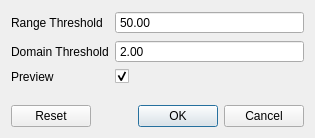
<?xml version="1.0" encoding="UTF-8"?>
<!--
 Copyright ©2017 Brian Curless.  All rights reserved.  Permission is hereby
 granted to students registered for University of Washington CSE 457 or CSE
 557 for use solely during Autumn Quarter 2017 for purposes of the course.
 No other use, copying, distribution, or modification is permitted without
 prior written consent. Copyrights for third-party components of this work
 must be honored.  Instructors interested in reusing these course materials
 should contact the author.
 -->
<ui version="4.0">
 <class>BilateralMeanDialog</class>
 <widget class="QDialog" name="BilateralMeanDialog">
  <property name="geometry">
   <rect>
    <x>0</x>
    <y>0</y>
    <width>315</width>
    <height>138</height>
   </rect>
  </property>
  <property name="windowTitle">
   <string>Bilaterial Mean Blur</string>
  </property>
  <layout class="QVBoxLayout" name="verticalLayout">
   <item>
    <layout class="QFormLayout" name="form_layout">
     <item row="0" column="0">
      <widget class="QLabel" name="range_label">
       <property name="text">
        <string>Range Threshold</string>
       </property>
      </widget>
     </item>
     <item row="0" column="1">
      <widget class="QDoubleSpinBox" name="range_spinbox">
       <property name="buttonSymbols">
        <enum>QAbstractSpinBox::NoButtons</enum>
       </property>
       <property name="minimum">
        <double>0.000000000000000</double>
       </property>
       <property name="maximum">
        <double>500.000000000000000</double>
       </property>
       <property name="value">
        <double>50.000000000000000</double>
       </property>
      </widget>
     </item>
     <item row="1" column="0">
      <widget class="QLabel" name="domain_label">
       <property name="text">
        <string>Domain Threshold</string>
       </property>
      </widget>
     </item>
     <item row="1" column="1">
      <widget class="QDoubleSpinBox" name="domain_spinbox">
       <property name="buttonSymbols">
        <enum>QAbstractSpinBox::NoButtons</enum>
       </property>
       <property name="minimum">
        <double>1.000000000000000</double>
       </property>
       <property name="maximum">
        <double>10.000000000000000</double>
       </property>
       <property name="value">
        <double>2.000000000000000</double>
       </property>
      </widget>
     </item>
     <item row="2" column="0">
      <widget class="QLabel" name="preview_label">
       <property name="text">
        <string>Preview</string>
       </property>
      </widget>
     </item>
     <item row="2" column="1">
      <widget class="QCheckBox" name="preview_checkbox">
       <property name="checked">
        <bool>true</bool>
       </property>
      </widget>
     </item>
    </layout>
   </item>
   <item>
    <widget class="QDialogButtonBox" name="button_box">
     <property name="orientation">
      <enum>Qt::Horizontal</enum>
     </property>
     <property name="standardButtons">
      <set>QDialogButtonBox::Cancel|QDialogButtonBox::Ok|QDialogButtonBox::Reset</set>
     </property>
    </widget>
   </item>
  </layout>
 </widget>
 <resources/>
 <connections>
  <connection>
   <sender>button_box</sender>
   <signal>accepted()</signal>
   <receiver>BilateralMeanDialog</receiver>
   <slot>accept()</slot>
   <hints>
    <hint type="sourcelabel">
     <x>248</x>
     <y>254</y>
    </hint>
    <hint type="destinationlabel">
     <x>157</x>
     <y>274</y>
    </hint>
   </hints>
  </connection>
  <connection>
   <sender>button_box</sender>
   <signal>rejected()</signal>
   <receiver>BilateralMeanDialog</receiver>
   <slot>reject()</slot>
   <hints>
    <hint type="sourcelabel">
     <x>316</x>
     <y>260</y>
    </hint>
    <hint type="destinationlabel">
     <x>286</x>
     <y>274</y>
    </hint>
   </hints>
  </connection>
 </connections>
</ui>
